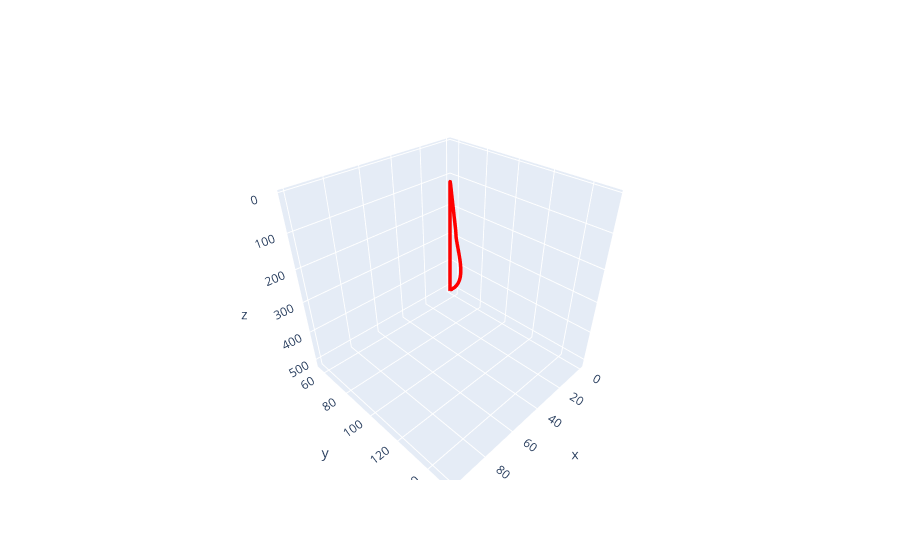

The notebook cell this image was saved under:
### Code cell
plot(traj_x_filtered,traj_y_filtered,traj_z_filtered)

### Figure 1 — Plotly figure (JSON) as saved in the notebook; plotly's stock layout.template omitted (floating-point values rounded to 4 significant figures; data arrays with more than 128 entries replaced by an {"elided": "..."} marker saying what was removed)
{"data": [{"line": {"color": "red", "width": 7}, "mode": "lines", "name": "survey_interpolated", "type": "scatter3d", "x": {"elided": "503 float values"}, "y": {"elided": "503 float values"}, "z": {"elided": "503 float values"}}], "layout": {"scene": {"zaxis": {"autorange": "reversed"}}}}
